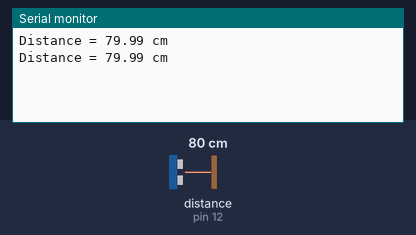
Bench run of a sketch on a simulated Arduino Uno, built with avr-gcc and run on an emulated ATmega328P. Parts: the last lines printed to the serial monitor. The test bench sets the inputs (shaded band); at power-on: distance to the obstacle (sensor on pin 12) 80 cm. The echo pulse lasts 58.3 µs per cm.

Above: at 1.9 s.
2.0 s: distance to the obstacle (sensor on pin 12) set to 4 cm
At 3.2 s:
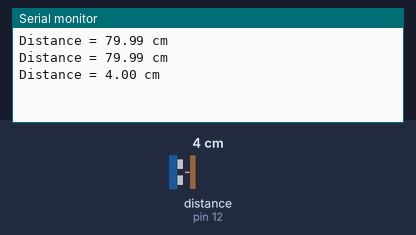
3.5 s: distance to the obstacle (sensor on pin 12) set to 2 cm
At 5.1 s:
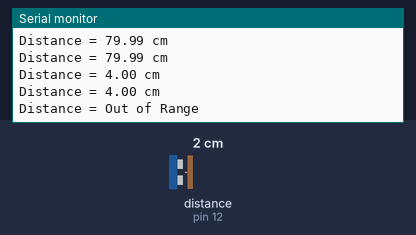

Measured:
- the behaviour switches between 3 and 2 cm on distance to the obstacle (sensor on pin 12) (found by bisection; images 1 and 2)
- after the input at 2.0 s, the serial monitor: prints a new line after 0.36 s (image 1)
- after the input at 3.5 s, the serial monitor: prints a new line after 1.1 s (image 2)

The sketch:

UltraSonic_SENSOR_ReUpdated.ino
```cpp
#include "NewPing.h"

#define TRIGGER_PIN  11
#define ECHO_PIN     12
#define MAX_DISTANCE 400

NewPing sonar(TRIGGER_PIN, ECHO_PIN, MAX_DISTANCE);

float duration, distance;

int iterations = 5;

void setup()
{
  Serial.begin (9600);
}

void loop() {

  duration = sonar.ping_median(iterations);
  distance = (duration / 2) * 0.0343;

  Serial.print("Distance = ");
  if (distance >= 400 || distance <= 2)
  {
   Serial.println("Out of Range");
  }
   else {
        Serial.print(distance);
        Serial.println(" cm");
        delay(500);
  }
delay(500);
}
```
